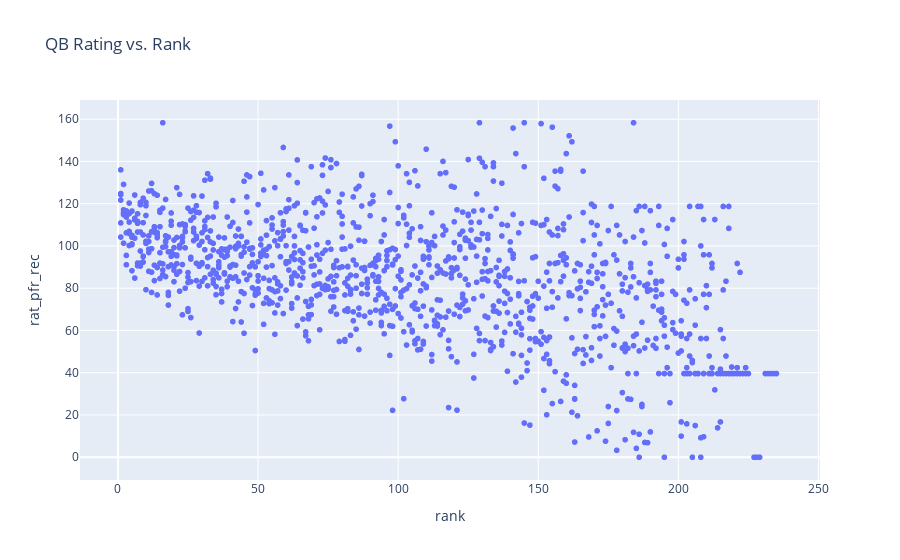

The code cell stored with this chart in its notebook:
### Code cell
fig = px.scatter(df, x='rank', y='rat_pfr_rec', title="QB Rating vs. Rank", 
                 hover_data=["player_name", "season"])
fig.show()

### Figure 1 — Plotly figure (JSON) as saved in the notebook; plotly's stock layout.template omitted (floating-point values rounded to 4 significant figures; data arrays with more than 128 entries replaced by an {"elided": "..."} marker saying what was removed)
{"data": [{"customdata": {"elided": "4809x2 mixed values"}, "hovertemplate": "rank=%{x}<br>rat_pfr_rec=%{y}<br>player_name=%{customdata[0]}<br>season=%{customdata[1]}<extra></extra>", "legendgroup": "", "marker": {"color": "#636efa", "symbol": "circle"}, "mode": "markers", "name": "", "showlegend": false, "type": "scattergl", "x": {"elided": "4809 int values"}, "xaxis": "x", "y": {"elided": "4809 float values"}, "yaxis": "y"}], "layout": {"legend": {"tracegroupgap": 0}, "title": {"text": "QB Rating vs. Rank"}, "xaxis": {"anchor": "y", "domain": [0, 1], "title": {"text": "rank"}}, "yaxis": {"anchor": "x", "domain": [0, 1], "title": {"text": "rat_pfr_rec"}}}}
